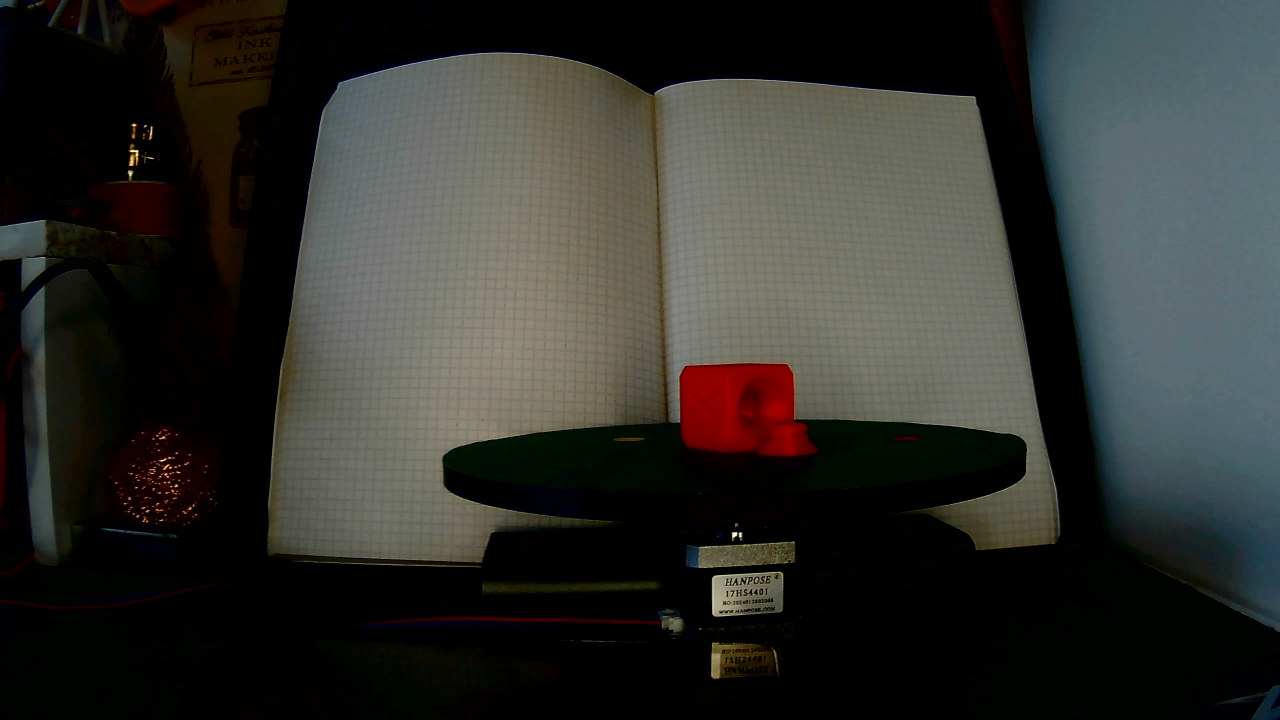
#> input picture outputs/ocra_cube/frames/capture_0000_left.png, 2560 x 1440 px (shown at 1/2 size); its folder holds only this picture in this run
$ python mask_recorded_frames.py
#> lines starting #> are read from the running program, lines starting #| are printed output that depends on the picture
"""
Mask recorded stereo frames by selecting the object once per stereo side.

The script uses OpenCV GrabCut with the selected rectangle on every recorded
left/right frame, fills the background with a marker color, and can overwrite
the original PNG files after creating a backup.
"""
from __future__ import annotations

import argparse
import json
import shutil
from concurrent.futures import ThreadPoolExecutor, as_completed
from datetime import datetime
from pathlib import Path

ROOT_DIR = Path(__file__).resolve().parents[1]
DEFAULT_INPUT_DIR = ROOT_DIR / "outputs" / "recorded" / "frames"
METADATA_FILE = "object_mask_metadata.json"
DEFAULT_FILL_RGB = (255, 0, 255)
cv2 = None
np = None


# [8 lines left out: function parse_rgb, not called in this run]


def collect_frame_images(input_dir: Path) -> list[Path]:
    patterns = (
        "capture_*_left.png",
        "capture_*_right.png",
        "frame_*_left.png",
        "frame_*_right.png",
    )
    files: list[Path] = []
    for pattern in patterns:
        files.extend(input_dir.glob(pattern))
    return sorted(set(files), key=lambda p: p.name)


# [7 lines left out: function expand_rect, not called in this run]


def select_roi(image_path: Path, scale: float, padding: int, window_title: str) -> tuple[int, int, int, int]:
    image = cv2.imread(str(image_path))
    if image is None:
        raise RuntimeError(f"Could not read image for ROI selection: {image_path}")

    h, w = image.shape[:2]
    if scale <= 0:
        raise ValueError("--select-scale must be > 0")
    if scale != 1.0:
        shown = cv2.resize(image, (int(w * scale), int(h * scale)), interpolation=cv2.INTER_AREA)
    else:
        shown = image

    print(f"Select the object rectangle for {image_path.name}, then press Enter or Space. Press C to cancel.")
    raw = cv2.selectROI(window_title, shown, showCrosshair=True, fromCenter=False)
    cv2.destroyWindow(window_title)
    sx, sy, sw, sh = (int(v) for v in raw)
    if sw <= 0 or sh <= 0:
        raise RuntimeError("ROI selection was cancelled or empty.")

    rect = (
        int(round(sx / scale)),
        int(round(sy / scale)),
        int(round(sw / scale)),
        int(round(sh / scale)),
    )
    return expand_rect(rect, padding=padding, width=w, height=h)


def image_side(path: Path) -> str:
    name = path.name.lower()
    if "_right." in name:
        return "right"
    return "left"


def first_file_for_side(files: list[Path], side: str) -> Path | None:
#> called with side = 'left'
    for path in files:
        if image_side(path) == side:
            return path
    return None


# [128 lines left out: functions load_rois_from_metadata, make_backup_dir, backup_files, fill_enclosed_mask_holes, apply_grabcut, process_image, not called in this run]


def build_parser() -> argparse.ArgumentParser:
    parser = argparse.ArgumentParser(
        description="Select an object once and fill background on all recorded stereo frames."
    )
    parser.add_argument("--input", type=Path, default=DEFAULT_INPUT_DIR, help=f"Input frames directory (default: {DEFAULT_INPUT_DIR})")
    parser.add_argument("--output", type=Path, default=None, help="Output directory when not using --in-place.")
    parser.add_argument("--in-place", action="store_true", help="Overwrite source PNG files after creating a backup.")
    parser.add_argument("--no-backup", action="store_true", help="Do not create backup when using --in-place.")
    parser.add_argument("--reuse-metadata", action="store_true", help=f"Reuse ROI from {METADATA_FILE} without opening ROI selector.")
    parser.add_argument("--same-roi-both-sides", action="store_true", help="Select one ROI and use it for both left and right images.")
    parser.add_argument("--select-scale", type=float, default=0.5, help="Scale for ROI selection window (default: 0.5).")
    parser.add_argument("--roi-padding", type=int, default=20, help="Pixels added around selected ROI (default: 20).")
    parser.add_argument("--grabcut-iterations", type=int, default=5, help="GrabCut iterations per image (default: 5).")
    parser.add_argument("--work-scale", type=float, default=1.0, help="Run GrabCut on resized image, 0.05..1.0 (default: 1.0).")
    parser.add_argument("--workers", type=int, default=1, help="Parallel worker threads for image processing (default: 1).")
    parser.add_argument("--no-fill-holes", action="store_true", help="Do not fill background holes fully enclosed by object mask.")
    parser.add_argument("--fill-rgb", type=parse_rgb, default=DEFAULT_FILL_RGB, help="Background marker color as R,G,B (default: 255,0,255).")
    parser.add_argument("--save-masks", action="store_true", help="Also save binary masks to a masks subfolder.")
    parser.add_argument("--limit", type=int, default=0, help="Process only first N images, useful for testing.")
    return parser


def main() -> None:
    global cv2, np
    args = build_parser().parse_args()

    import cv2 as cv2_module
    import numpy as np_module

    cv2 = cv2_module
    np = np_module
    if args.workers > 1:
        cv2.setNumThreads(1)

    input_dir = args.input
    if not input_dir.exists():
        raise FileNotFoundError(f"Input directory not found: {input_dir}")

    files = collect_frame_images(input_dir)
    if args.limit > 0:
        files = files[: args.limit]
    if not files:
        raise RuntimeError(f"No recorded frame PNG files found in {input_dir}")

    first_left = first_file_for_side(files, "left")
    first_right = first_file_for_side(files, "right")
    first_sample = first_left or first_right or files[0]
    first_image = cv2.imread(str(first_sample))
#> first_image is the input picture: shape (1440, 2560, 3); mean B, G, R 44.2, 48.4, 47.6
    if first_image is None:
        raise RuntimeError(f"Could not read first image: {first_sample}")

    metadata_path = input_dir / METADATA_FILE
    if args.reuse_metadata:
        rois = load_rois_from_metadata(metadata_path, image_shape=first_image.shape[:2])
    else:
        if first_left is None:
            raise RuntimeError("No left images found for ROI selection.")
        left_roi = select_roi(first_left, scale=args.select_scale, padding=args.roi_padding, window_title="Select LEFT object ROI")
#> in select_roi, `shown = cv2.resize(image, (int(w * scale), int(h * scale)), interpolat..`:
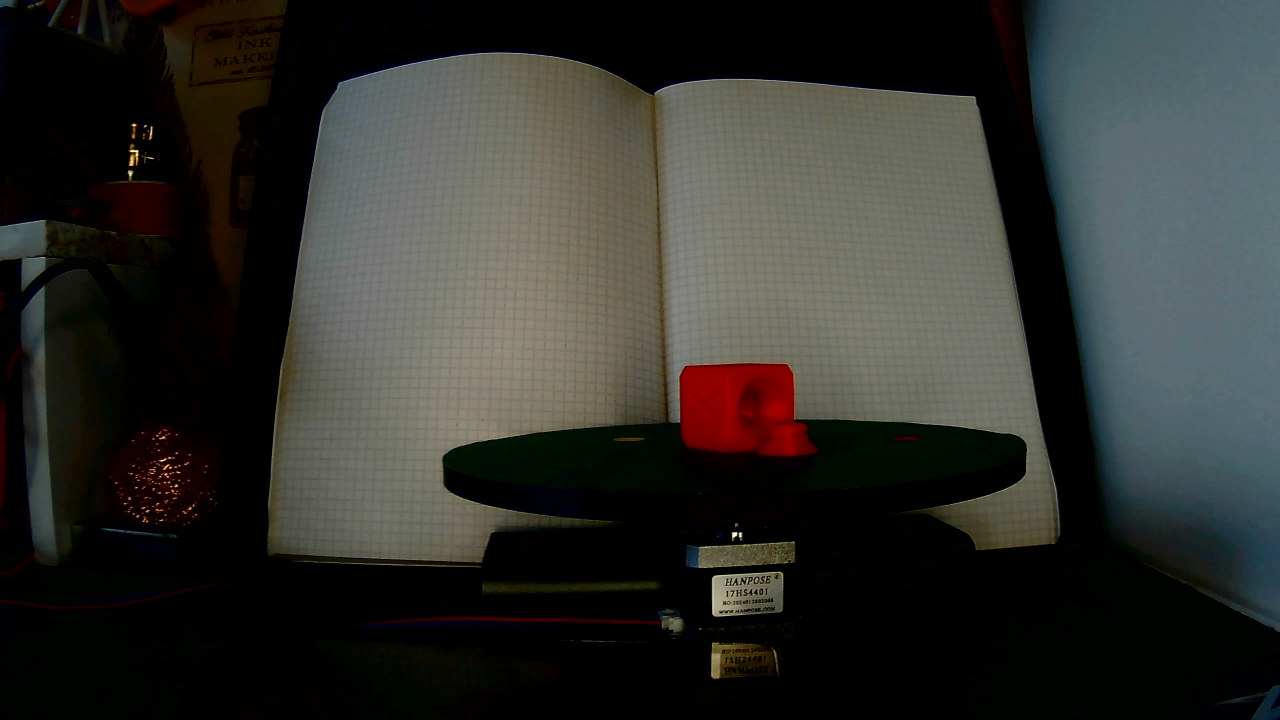
#> shown: shape (720, 1280, 3); mean B, G, R 44.3, 48.5, 47.7
        if args.same_roi_both_sides or first_right is None:
            right_roi = left_roi
        else:
            right_roi = select_roi(first_right, scale=args.select_scale, padding=args.roi_padding, window_title="Select RIGHT object ROI")
        rois = {"left": left_roi, "right": right_roi}

    output_dir = input_dir if args.in_place else (args.output or input_dir.parent / f"{input_dir.name}_masked")
    output_dir.mkdir(parents=True, exist_ok=True)

    backup_dir = None
    if args.in_place and not args.no_backup:
        backup_dir = make_backup_dir(input_dir)
        backup_files(files, backup_dir, input_dir)
        print(f"Backup saved: {backup_dir}")

    fill_rgb = tuple(int(x) for x in args.fill_rgb)
    fill_bgr = (fill_rgb[2], fill_rgb[1], fill_rgb[0])
    processed: list[str] = []
    masks_dir = output_dir / "masks"
    if args.save_masks:
        masks_dir.mkdir(parents=True, exist_ok=True)

    work_scale = min(max(float(args.work_scale), 0.05), 1.0)
    workers = max(1, int(args.workers))
    print(
        f"Processing {len(files)} images: iterations={args.grabcut_iterations}, "
        f"work_scale={work_scale:g}, workers={workers}, fill_holes={not args.no_fill_holes}"
    )

    if workers == 1:
        for index, src in enumerate(files, start=1):
            rel = process_image(
                src=src,
                input_dir=input_dir,
                output_dir=output_dir,
                masks_dir=masks_dir,
                rois=rois,
                fill_bgr=fill_bgr,
                iterations=args.grabcut_iterations,
                work_scale=work_scale,
                fill_holes=not args.no_fill_holes,
                save_masks=args.save_masks,
            )
            if rel is not None:
                processed.append(rel)
            print(f"[{index}/{len(files)}] {src.name}")
    else:
        with ThreadPoolExecutor(max_workers=workers) as executor:
            future_to_src = {
                executor.submit(
                    process_image,
                    src,
                    input_dir,
                    output_dir,
                    masks_dir,
                    rois,
                    fill_bgr,
                    args.grabcut_iterations,
                    work_scale,
                    not args.no_fill_holes,
                    args.save_masks,
                ): src
                for src in files
            }
            for index, future in enumerate(as_completed(future_to_src), start=1):
                src = future_to_src[future]
                rel = future.result()
                if rel is not None:
                    processed.append(rel)
                print(f"[{index}/{len(files)}] {src.name}")
        processed.sort()

    metadata = {
        "roi_xywh": [int(v) for v in rois["left"]],
        "roi_by_side": {
            "left": [int(v) for v in rois["left"]],
            "right": [int(v) for v in rois["right"]],
        },
        "fill_color_rgb": list(fill_rgb),
        "grabcut_iterations": int(args.grabcut_iterations),
        "work_scale": float(work_scale),
        "workers": int(workers),
        "fill_holes": bool(not args.no_fill_holes),
        "roi_padding": int(args.roi_padding),
        "input_dir": str(input_dir),
        "output_dir": str(output_dir),
        "in_place": bool(args.in_place),
        "backup_dir": None if backup_dir is None else str(backup_dir),
        "processed_files": processed,
    }
    (output_dir / METADATA_FILE).write_text(json.dumps(metadata, ensure_ascii=False, indent=2), encoding="utf-8")
    print(f"Done. Processed {len(processed)} images. Metadata: {output_dir / METADATA_FILE}")


if __name__ == "__main__":
#> (the run stopped early here; a loop or call above may not have finished)
